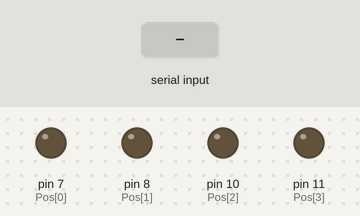
A sketch run on a simulated Arduino Uno, built with avr-gcc and run on an emulated ATmega328P. Parts: output pins drawn as LEDs (lit = HIGH). The test bench sets the inputs (shaded band).

Above: at 1.2 s.
1.3 s: ":\n" received over Serial
At 2.0 s:
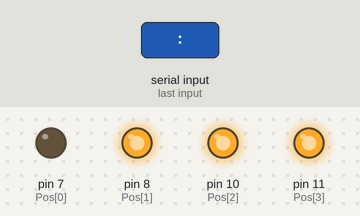
Timing chart, 0 to 4.3 s (numbered marks = the images above; inputs shaded):
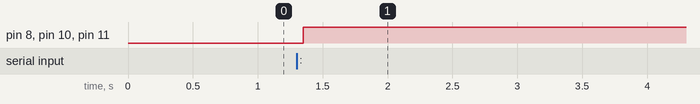

Measured:
- after the input at 1.3 s, pin 8 (Pos[1]), pin 10 (Pos[2]), pin 11 (Pos[3]): LOW → HIGH after 0.05 s

The sketch:

Serial_reading.ino
```cpp
void setup() {
  // put your setup code here, to run once:
  Serial.begin(9600);
  pinMode(10, OUTPUT);
  pinMode(11, OUTPUT);
  pinMode(7, OUTPUT);
  pinMode(8, OUTPUT);
  Serial.setTimeout(50);
}
int Pos[4]={7,8,10,11};
int Light[4]={255,255,255,255};
void setLight(){
  for(int i=0;i<=4;i++){
   if(Light[i]>124){
    digitalWrite(Pos[i],HIGH);
   }else{
    digitalWrite(Pos[i],LOW);
   }
  }
}
void dimAll(){
  for(int i=0;i<=4;i++){
    digitalWrite(Pos[i],LOW);
  }
}
float rate=5;
void loop() {
  while(Serial.available()){
    String prnt=Serial.readStringUntil('/n');
    String thisStr="";
    int ind=0;
    for(int i=0;i<prnt.length();i++){
      if(prnt.charAt(i)==':'){
        Light[ind]=thisStr.toInt();
        thisStr="";
        ind++;
      }else{
        thisStr.concat(prnt.charAt(i));
      }
    }
    setLight();
//    digitalWrite(10,HIGH);
//    delay(1000/rate);
    Serial.flush();
  }
}
```
